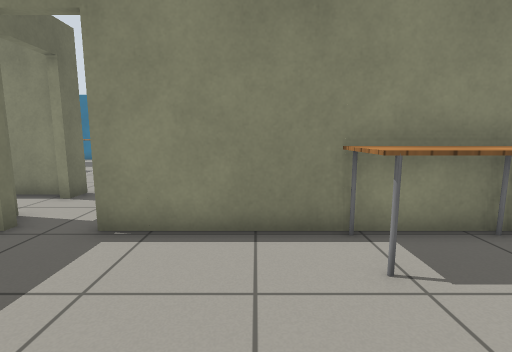
View 1 (above)

14 first-person views from a walk through a Gazebo world. The camera is 0.9 m above the floor, tilts 8° down and sees 85° across. The floor is counted in squares, 0.5 m on a side. Each view is taken from the middle of a square. On the plan, view 1 faces up. The plan holds only what a view shows up to about 15 squares ahead; the rest is blank. The place goes on beyond the plan. Robots are left out. Gazebo's built-in surfaces are drawn with simple patterns.

View 2
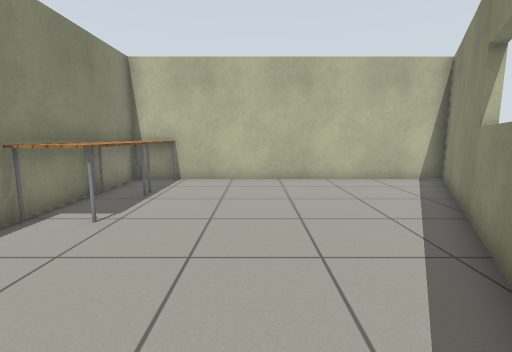

View 3
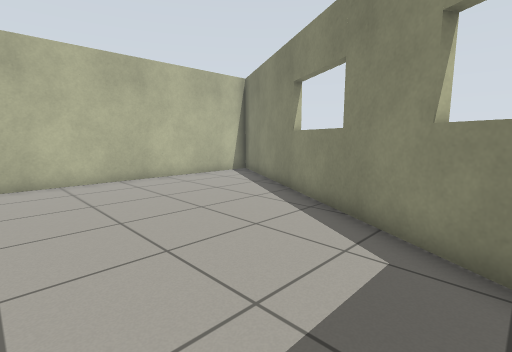

View 4
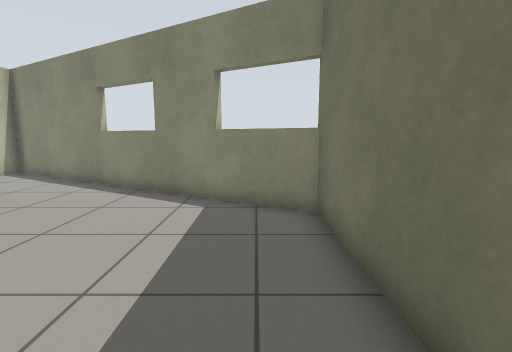

View 5
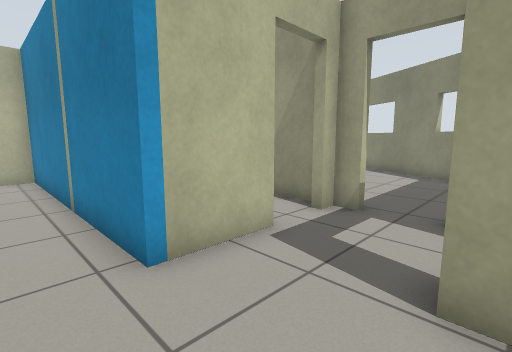

View 6
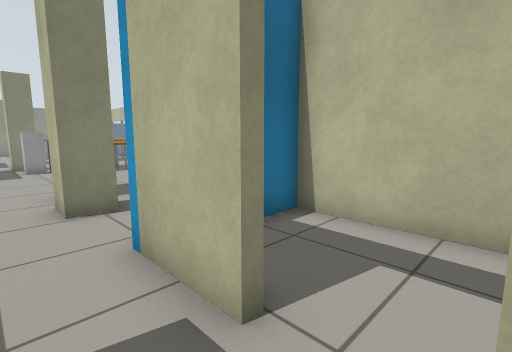

View 7
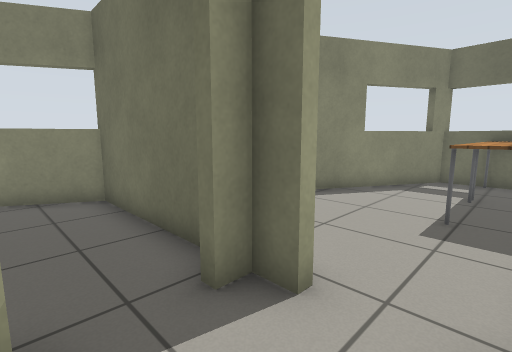

View 8
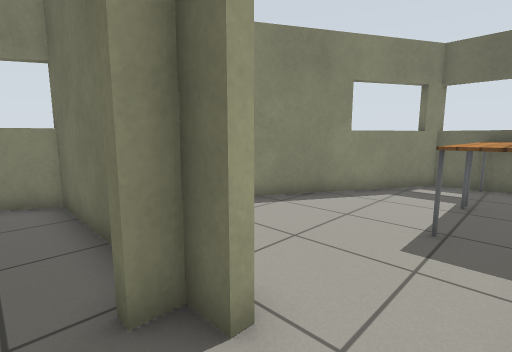

View 9
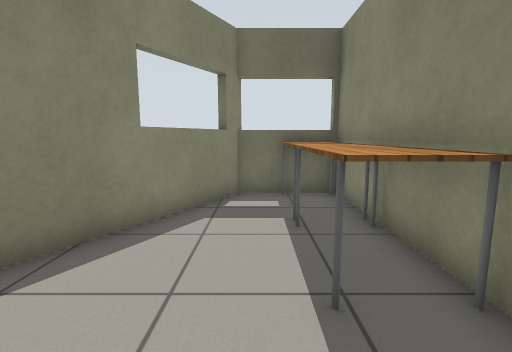

View 10
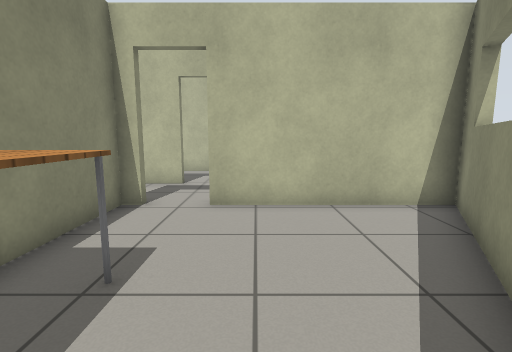

View 11
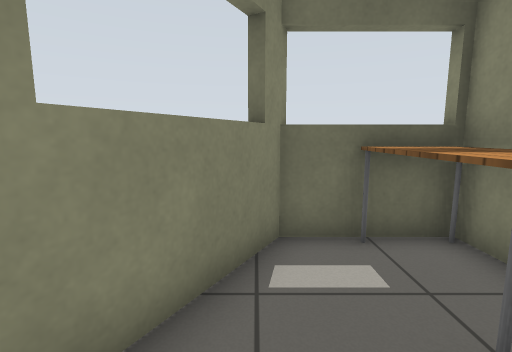

View 12
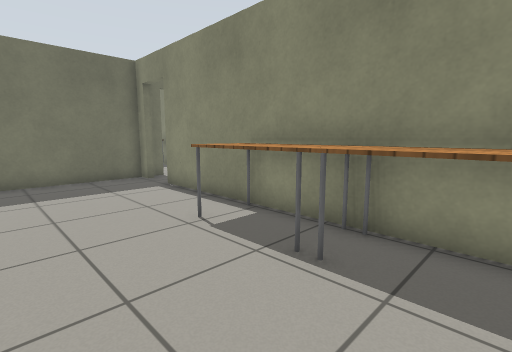

View 13
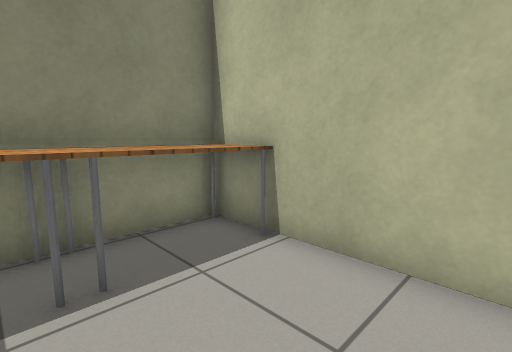

View 14
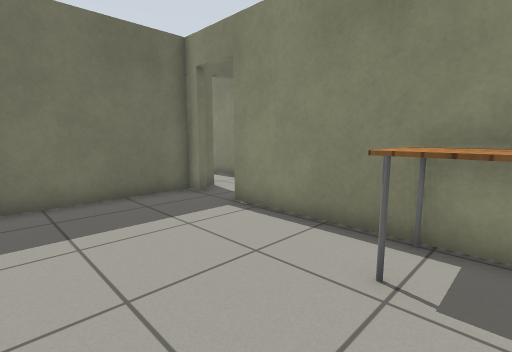

### Floor plan
Points are (right, up) in squares from view 1. A wall is a line through its corners. A room is listed if a view was taken in it or the views show most of it. See-through windows are left out.
Room 1 (views 1, 2, 3, 12, 13, 14)
walls: (2.6, 5.2) (-3.1, 5.2); (5.6, 5.2) (4.4, 5.2); (-5.5, 5.2) (-5.5, -0.5) (7, -7.6); (7.8, -7.5) (7.8, 5.2)
ways out: open door at (-3.5, 5) to room 2
objects: table (2, 3) to (4, 5); table (5, 3) to (7, 5)
Room 2 (views 4, 5, 6, 7, 8)
walls: (-1.6, 13.2) (-2.7, 13.2) (-2.7, 14.4); (-6.1, 8.9) (-5.5, 8.9) (-5.5, 8); (-2.4, 7.8) (-2.4, 10.5) (7.8, 10.5) (7.8, 11.5); (-5.5, 6.2) (-5.5, 5.5) (-4.8, 5.5); (-3.1, 5.5) (-2.4, 5.5) (-2.4, 6.1)
ways out: open door at (-3.5, 5) to room 1; open door at (-6, 7.5) to room 3; open door at (-2, 6.5) to room 4
objects: other object (-1, 14) to (-1, 15)
Room 3 (views 9, 10, 11)
walls: (-5.8, 8) (-5.8, 8.6) (-15.9, 8.6) (-15.9, 5.4); (-16.1, 5.6) (-5.8, -0.3) (-5.8, 6.2)
ways out: open door at (-6, 7.5) to room 2
objects: table (-15, 7) to (-13, 8); table (-12, 7) to (-10, 8)
Room 4 (no view inside)
walls: (1.7, 6.1) (1.7, 10.2) (0.4, 10.2); (-1.8, 5.5) (-0.2, 5.5)
ways out: open door at (-2, 6.5) to room 2

Where each view was taken, in squares from view 1:
view 1: 0 up, 0 right, facing up
view 2: 0 up, 4 left, facing right
view 3: 3 up, 4 left, facing down-right
view 4: 6 up, 4 left, facing down
view 5: 12 up, 6 left, facing down-right
view 6: 6 up, 4 left, facing up-right
view 7: 8 up, 3 left, facing down-left
view 8: 8 up, 4 left, facing down-left
view 9: 6 up, 7 left, facing left
view 10: 5 up, 13 left, facing right
view 11: 5 up, 11 left, facing left
view 12: 0 up, 7 right, facing up-left
view 13: 0 up, 4 right, facing up-right
view 14: 0 up, 3 right, facing up-left
